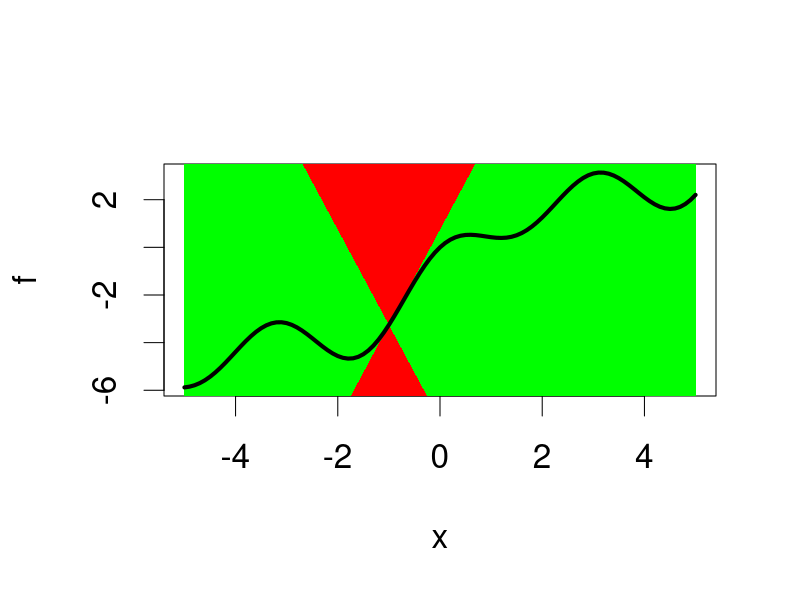

This chart was generated by the following R code:
# Graph to illustrate Lipschitz

par(cex=2)
K <- 4

x0 <- -5
x2 <- 5

f <- function(x) sin(x)+cos(2*x)+x -1

plot(f,from=x0,to=x2)

x1 <- -1
f1 <- f(x1)

df0 <- (x1-x0)*K
df2 <- (x2-x1)*K

polygon(c(x1,x2,x2),f1+c(0,1,-1)*df2,col="green",border=NA)
polygon(c(x1,x0,x0),f1+c(0,1,-1)*df0,col="green",border=NA)

polygon(c(x1,x0,x2),f1+c(0,df0,df2),col="red",border=NA)
polygon(c(x1,x0,x2),f1-c(0,df0,df2),col="red",border=NA)

plot(f,from=x0,to=x2,add=TRUE,lwd=4)

dev.copy2pdf(file="Lipschitz.pdf")
